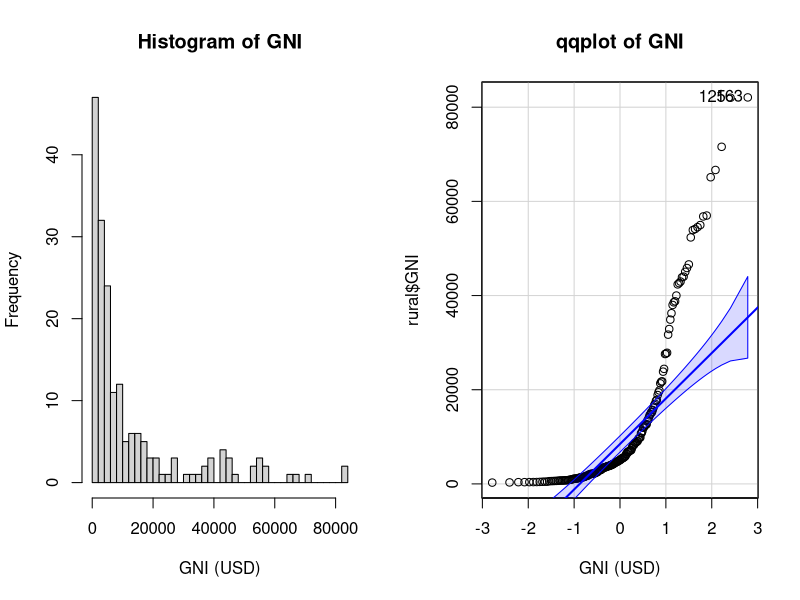
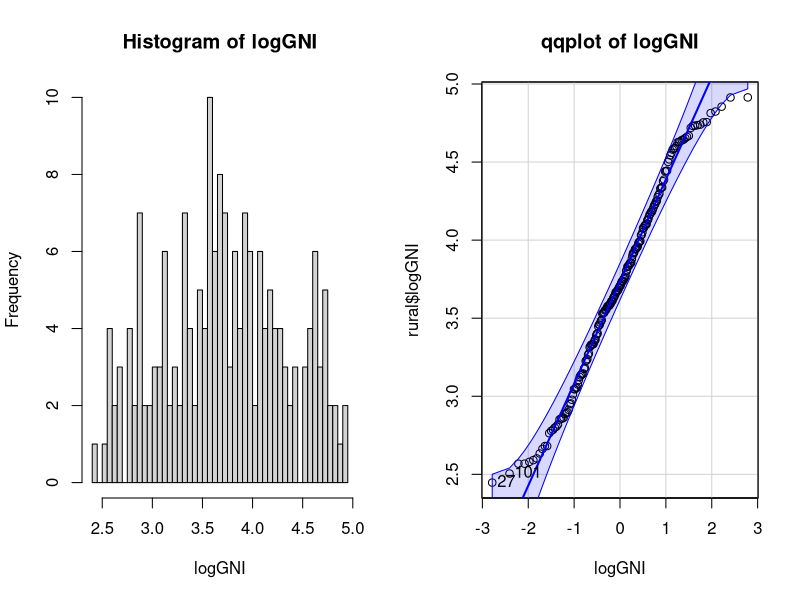
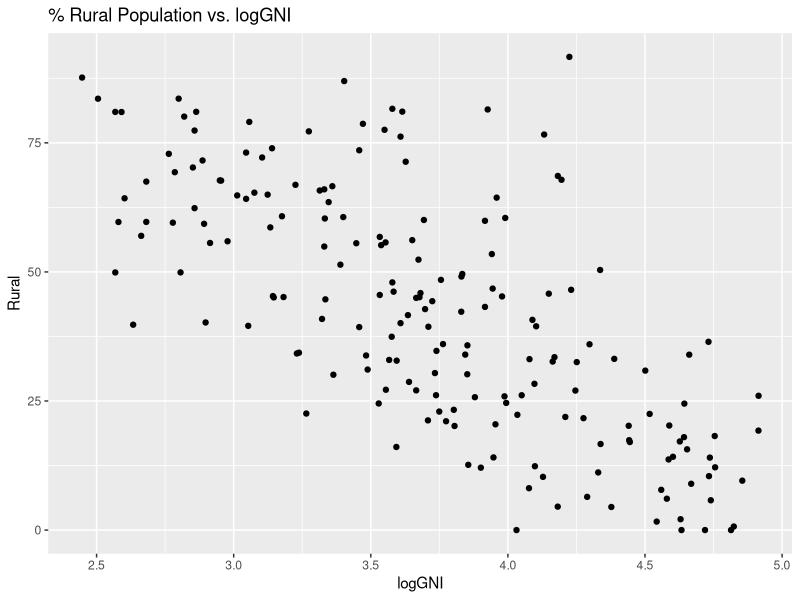
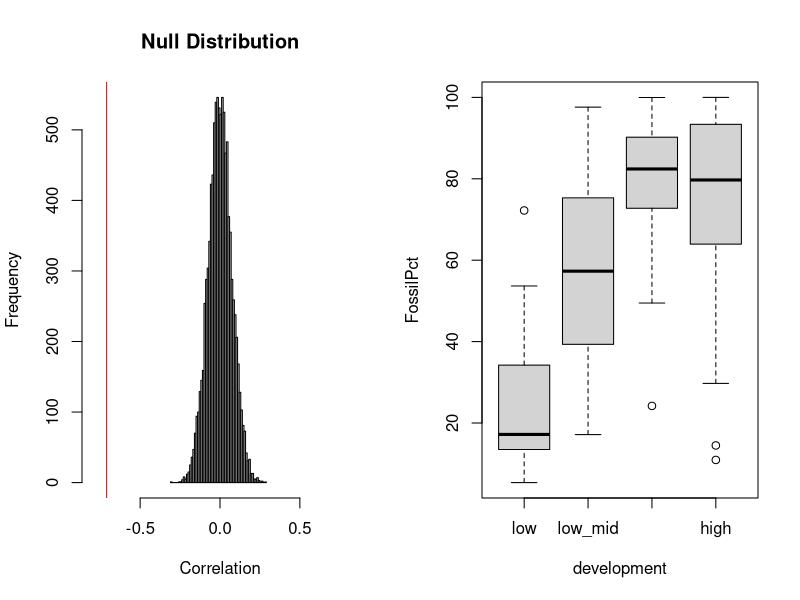
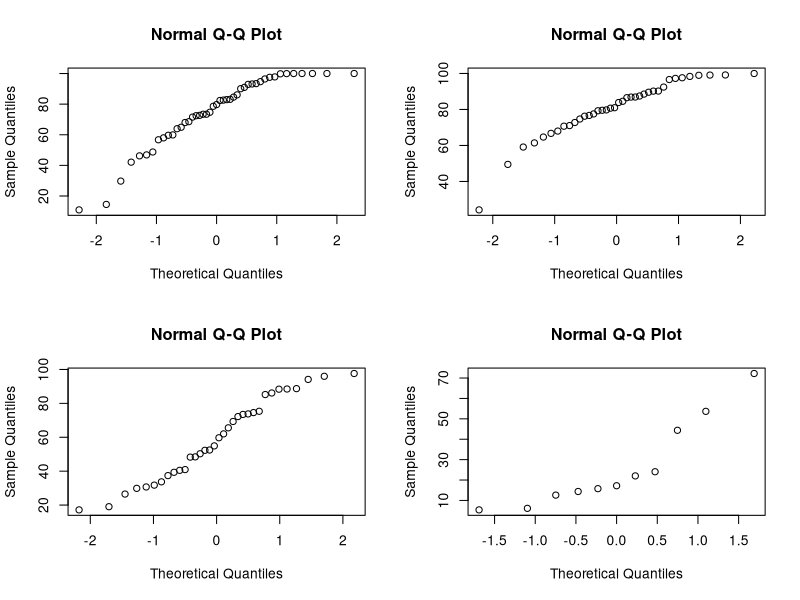

These charts were generated, in order, by the following R code:
## ---- chunk 1
library(knitr)
    
# This makes sure the code is wrapped to fit when it creats a pdf
opts_chunk$set(tidy.opts=list(width.cutoff=60))  
knitr::opts_chunk$set(echo = TRUE)
set.seed(230)
library(car)
library(dplyr)
library(ggplot2)
library(readr)
## ---- chunk 2
#read in data
world_bank_2016 <- read_csv("WB.2016.csv")
## ---- chunk 3
rural <- world_bank_2016 %>% dplyr::select(GNI, Rural) %>% na.omit()
par(mfrow = c(1, 2))
# Histogram
hist(rural$GNI, breaks = 50, main = "Histogram of GNI", xlab = "GNI (USD)")
# Quantile Plot
car::qqPlot(rural$GNI, main = "qqplot of GNI", xlab = "GNI (USD)")
# Correlation
cor(rural$GNI, rural$Rural)
## ---- chunk 4
rural <- rural %>% mutate(logGNI = log10(GNI)) %>% na.omit()
## ---- chunk 5
par(mfrow = c(1, 2))
# Histogram
hist(rural$logGNI, breaks = 50, main = "Histogram of logGNI", xlab = "logGNI")
# Quantile Plot
car::qqPlot(rural$logGNI, main = "qqplot of logGNI", xlab = "logGNI")
## ---- chunk 6
ggplot(data = rural, aes(x = logGNI, y = Rural)) +
  geom_point() +
  ggtitle("% Rural Population vs. logGNI")
## ---- chunk 7
(obs_stat_corr_rural_logGNI <- cor(rural$Rural, rural$logGNI))
## ---- chunk 8
null_dist_corr_rural_logGNI <- rep(NA, 10000)
for (i in 1:10000){
  null_dist_corr_rural_logGNI[i] <- cor(sample(rural$Rural), rural$logGNI)
}
# Plot the null distribution with a red vertical line for obs stat
hist(null_dist_corr_rural_logGNI, main = "Null Distribution",
     xlab = "Correlation", xlim = c(-0.8, 0.8), nclass = 50)
# So far off that it doesn't even matter
abline(v = obs_stat_corr_rural_logGNI, col = "red")
## ---- chunk 9
(p_value_corr_rural_logGNI <-
   sum(abs(null_dist_corr_rural_logGNI) >=
         abs(obs_stat_corr_rural_logGNI)) /
          length(null_dist_corr_rural_logGNI))
## ---- chunk 10
# function to convert GNI to development level for each country
convert_GNI_to_level <- function(income){
  if (income <= 1035){
    "low"}
  else if (income > 1035 & income <= 4085){
    "low_mid"}
  else if (income > 4085 & income <= 12615){
    "high_mid"}
  else{
    "high"}
}
# remove cases where either GNI or FossilPct is NA
many_means_data <- world_bank_2016[!is.na(world_bank_2016$GNI), ]
many_means_data <- many_means_data[!is.na(many_means_data$FossilPct), ]
# add a column called development to give development level of country
development_list <- sapply(many_means_data$GNI, convert_GNI_to_level)
many_means_data$development = development_list
## ---- chunk 11
# boxplot to visualize the data

## for ordering of boxplot
many_means_data$development <- factor(many_means_data$development, 
                                      levels=c("low", "low_mid", "high_mid", "high"))

boxplot(FossilPct ~ development, many_means_data)
## ---- chunk 12
# run an ANOVA
fit <- aov(FossilPct ~ development, many_means_data)
summary(fit)
## ---- chunk 13
par(mfrow = c(2, 2))
# high development
high_ind <- many_means_data[many_means_data$development == "high", ]
qqnorm(high_ind$FossilPct)
# high-mid development
high_mid_ind <- many_means_data[many_means_data$development == "high_mid", ]
qqnorm(high_mid_ind$FossilPct)
# low-mid development
low_mid_ind <- many_means_data[many_means_data$development == "low_mid", ]
qqnorm(low_mid_ind$FossilPct)
# low development
low_ind <- many_means_data[many_means_data$development == "low", ]
qqnorm(low_ind$FossilPct)
## ---- chunk 14
# are standard deviations in each grp similar?
by(many_means_data$FossilPct, many_means_data$development, sd)
## ---- chunk 15
pairwise.t.test(many_means_data$FossilPct, many_means_data$development, p.adj = "bonferroni")
## ---- chunk 16

## ---- chunk 17

